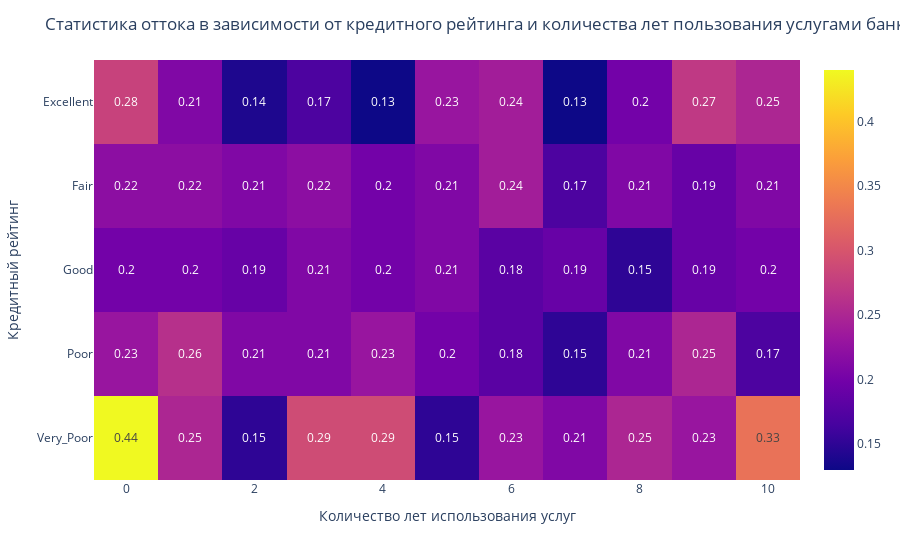

Notebook cell for this chart:
### Markdown cell above
#9.9 доля ушедших клиентов больше в Германии. это может быть связанно в связи с тем что на Германском рынке бынк есть более привлекательные банки

### Code cell
# 9.10

import pandas as pd
import numpy as np

import plotly.express as px
import plotly.graph_objects as go
import plotly.figure_factory as ff

import matplotlib.pyplot as plt
%matplotlib inline
import seaborn as sns
churn_data = pd.read_csv('data/churn.csv')
data = churn_data.copy()



def get_credit_score_cat(credit_score):
    if credit_score >= 300 and credit_score < 500:
        return "Very_Poor"
    elif credit_score >= 500 and credit_score < 601:
        return "Poor"
    elif credit_score >= 601 and credit_score < 661:
        return "Fair"
    elif credit_score >= 661 and credit_score < 781:
        return "Good"
    elif credit_score >= 851:
        return "Top"
    elif credit_score >= 781 and credit_score < 851:
        return "Excellent"
    elif credit_score < 300:
        return "Deep"

data['CreditScoreCat'] = data['CreditScore'].apply(get_credit_score_cat)

display(data)

pivot_table = data.pivot_table(
    values='Exited',
    index='CreditScoreCat',
    columns='Tenure',
    aggfunc='mean'
).round(2)
fig = px.imshow(
    pivot_table,
    text_auto=True
    ).update_layout(
        title={'text':'Статистика оттока в зависимости от кредитного рейтинга и количества лет пользования услугами банка'},
        xaxis_title={'text': 'Количество лет использования услуг'},
        yaxis_title={'text': 'Кредитный рейтинг'}
        )
fig.show()

### Figure 1 — Plotly figure (JSON) as saved in the notebook; plotly's stock layout.template omitted (floating-point values rounded to 4 significant figures)
{"data": [{"coloraxis": "coloraxis", "hovertemplate": "Tenure: %{x}<br>CreditScoreCat: %{y}<br>color: %{z}<extra></extra>", "name": "0", "texttemplate": "%{z}", "type": "heatmap", "x": [0, 1, 2, 3, 4, 5, 6, 7, 8, 9, 10], "xaxis": "x", "y": ["Excellent", "Fair", "Good", "Poor", "Very_Poor"], "yaxis": "y", "z": [[0.28, 0.21, 0.14, 0.17, 0.13, 0.23, 0.24, 0.13, 0.2, 0.27, 0.25], [0.22, 0.22, 0.21, 0.22, 0.2, 0.21, 0.24, 0.17, 0.21, 0.19, 0.21], [0.2, 0.2, 0.19, 0.21, 0.2, 0.21, 0.18, 0.19, 0.15, 0.19, 0.2], [0.23, 0.26, 0.21, 0.21, 0.23, 0.2, 0.18, 0.15, 0.21, 0.25, 0.17], [0.44, 0.25, 0.15, 0.29, 0.29, 0.15, 0.23, 0.21, 0.25, 0.23, 0.33]]}], "layout": {"coloraxis": {"colorscale": [[0, "#0d0887"], [0.1111, "#46039f"], [0.2222, "#7201a8"], [0.3333, "#9c179e"], [0.4444, "#bd3786"], [0.5556, "#d8576b"], [0.6667, "#ed7953"], [0.7778, "#fb9f3a"], [0.8889, "#fdca26"], [1, "#f0f921"]]}, "margin": {"t": 60}, "title": {"text": "Статистика оттока в зависимости от кредитного рейтинга и количества лет пользования услугами банка"}, "xaxis": {"anchor": "y", "constrain": "domain", "domain": [0, 1], "scaleanchor": "y", "title": {"text": "Количество лет использования услуг"}}, "yaxis": {"anchor": "x", "autorange": "reversed", "constrain": "domain", "domain": [0, 1], "title": {"text": "Кредитный рейтинг"}}}}
